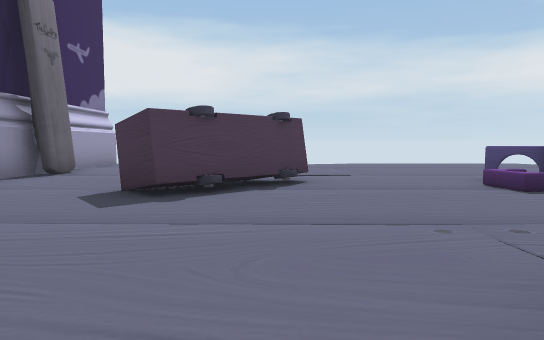
View 1 (above)

21 first-person views from a walk through a 3-D level made in the Unity game engine. The camera is 1.3 m above the floor, tilts 4° down and sees 70° across. The floor is counted in squares, 2 m on a side. Each view is taken from the middle of a square. On the plan, view 1 faces up. The plan holds only what a view shows up to about 11 squares ahead; the rest is blank. The place goes on beyond the plan. The player character is not drawn. Some animated figures are left out.

View 2
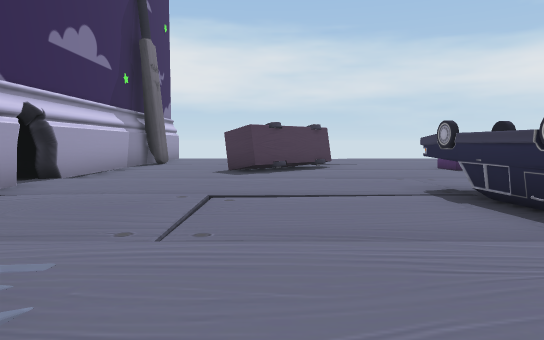

View 3
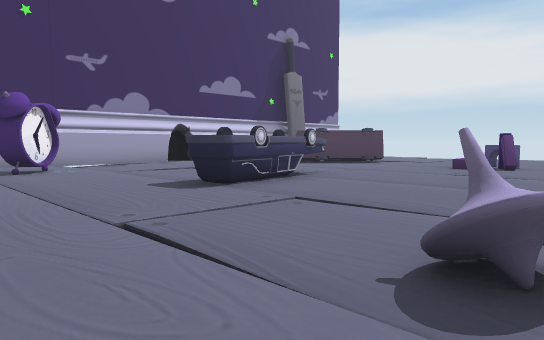

View 4
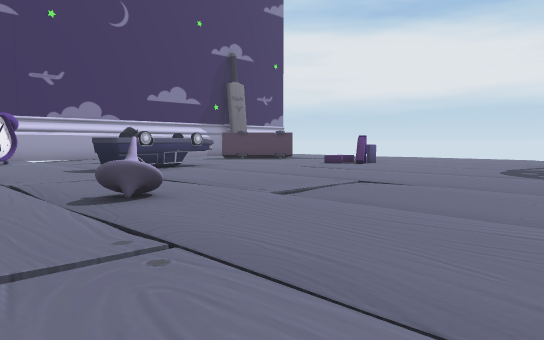

View 5
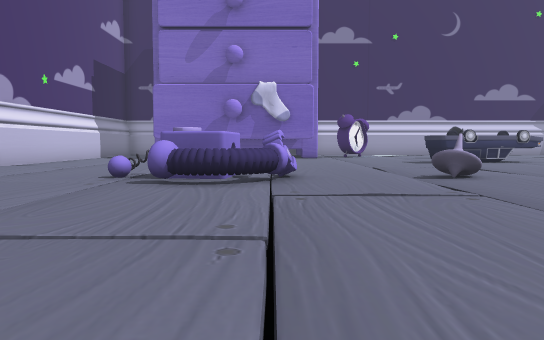

View 6
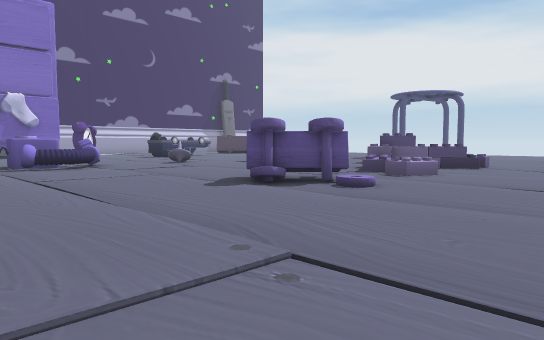

View 7
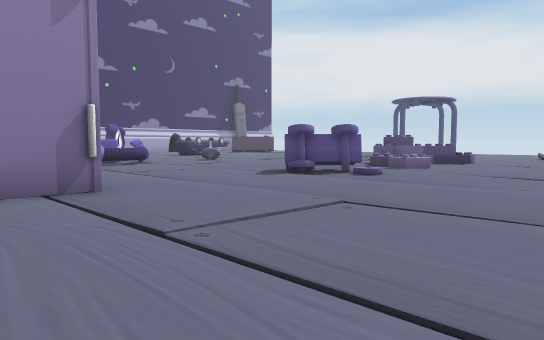

View 8
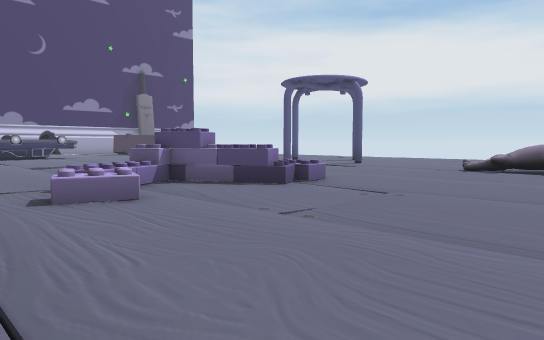

View 9
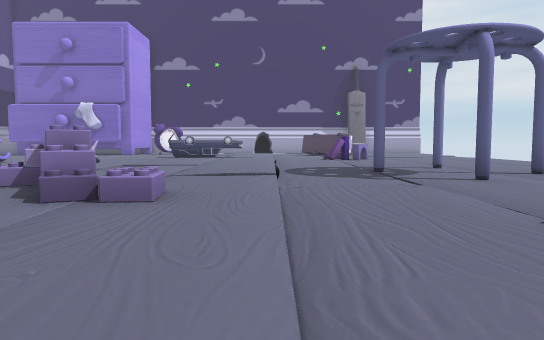

View 10
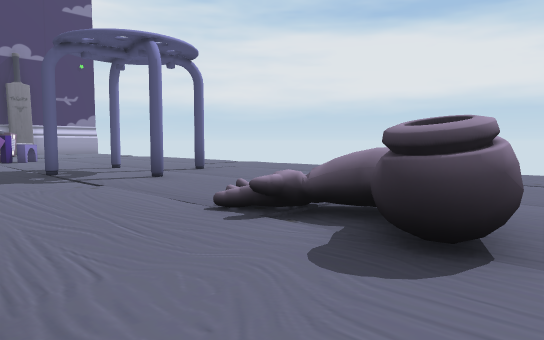

View 11
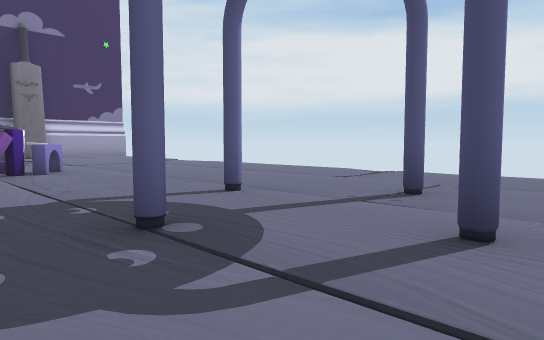

View 12
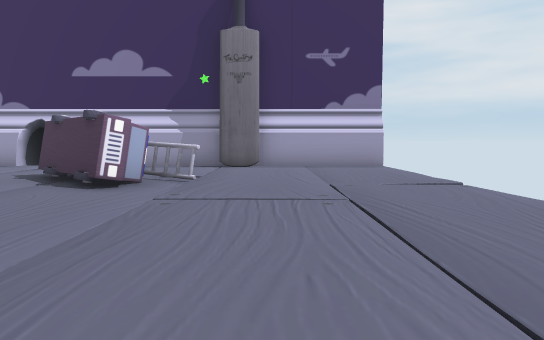

View 13
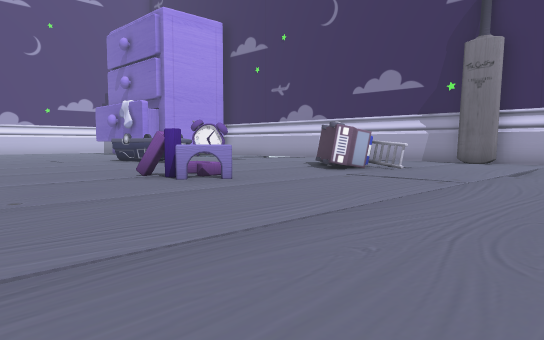

View 14
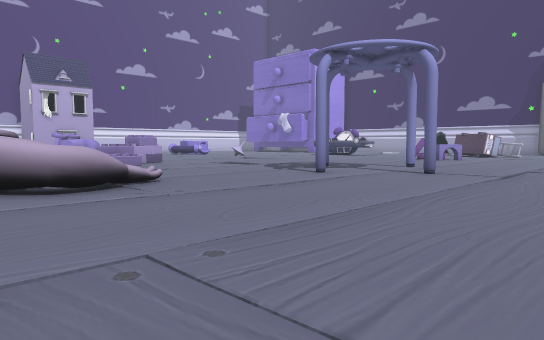

View 15
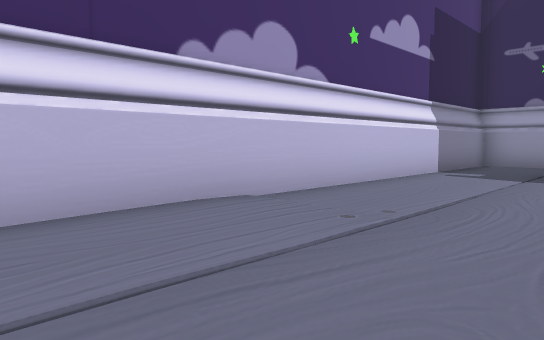

View 16
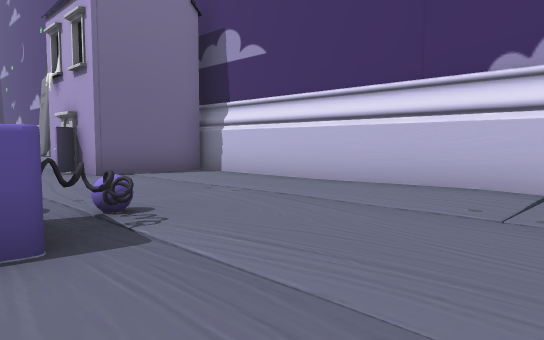

View 17
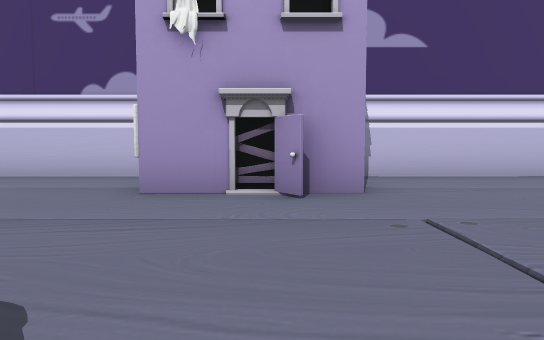

View 18
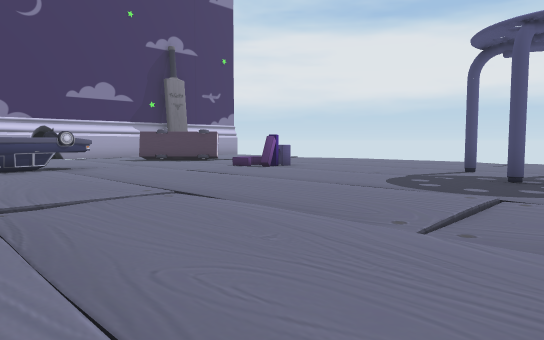

View 19
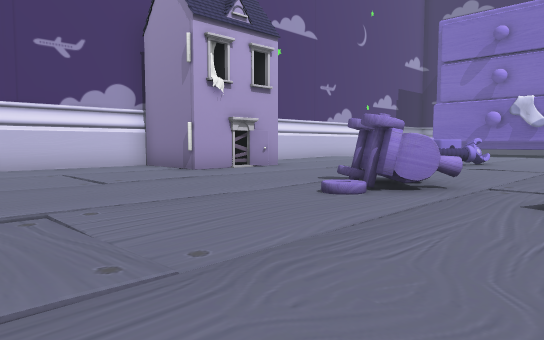

View 20
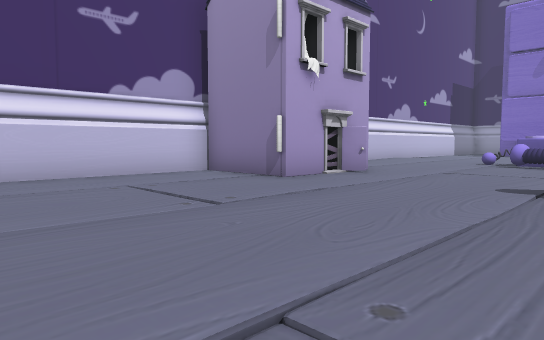

View 21
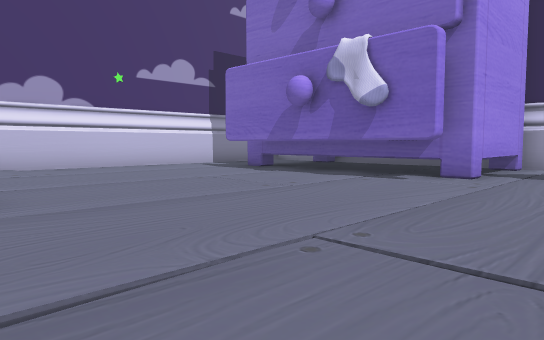

### Floor plan
Key: @ floor where view 1 was taken; # wall or solid block; x gap in a wall; . floor; / step, stairs or slope; = window, fence, low wall or low ledge; ^ raised ledge; O other object.
Columns run from 5 left of view 1 to 19 right of it. Each row starts with its distance up from view 1.
 12 x.......  ..../...   ....
 11 #..../......../..........
 10 #..////////////..........
  9 #........................
  8 #...............#.......
  7 #...##........#..#......
  6 #...##...O...........^^#.
  5 #..##....OO....#.........
  4 #........................
  3 #............////........
  2 #.......................
  1 #///...#........///^....
  0 #../.@.#........./#^....
 -1 #../...#..........^......
 -2 #.O...............^^.....
 -3 #.#O.......#....../......
 -4 ##............/...#......
 -5 #####........./...##/....
 -6     #....//#=.//////////.
 -7     #......##............
 -8     #......##............
 -9     #....................
-10    ##...........###......
-11 #...............# #......
-12 #...............# #......
-13 ################# ######

Where each view was taken, in squares from view 1:
view 1: 0 up, 0 right, facing up
view 2: 4 down, 1 left, facing up
view 3: 5 down, 7 right, facing up-left
view 4: 5 down, 11 right, facing up-left
view 5: 6 down, 13 right, facing left
view 6: 10 down, 18 right, facing up-left
view 7: 12 down, 19 right, facing up-left
view 8: 4 down, 19 right, facing up-left
view 9: 3 up, 19 right, facing left
view 10: 3 up, 19 right, facing up-left
view 11: 4 up, 13 right, facing up-left
view 12: 9 up, 6 right, facing left
view 13: 12 up, 8 right, facing down-left
view 14: 12 up, 19 right, facing down-left
view 15: 9 down, 7 right, facing down-left
view 16: 7 down, 3 right, facing down-right
view 17: 5 down, 12 right, facing down
view 18: 2 down, 12 right, facing up-left
view 19: 2 down, 19 right, facing down-left
view 20: 5 down, 19 right, facing down-left
view 21: 2 down, 6 right, facing down-left
